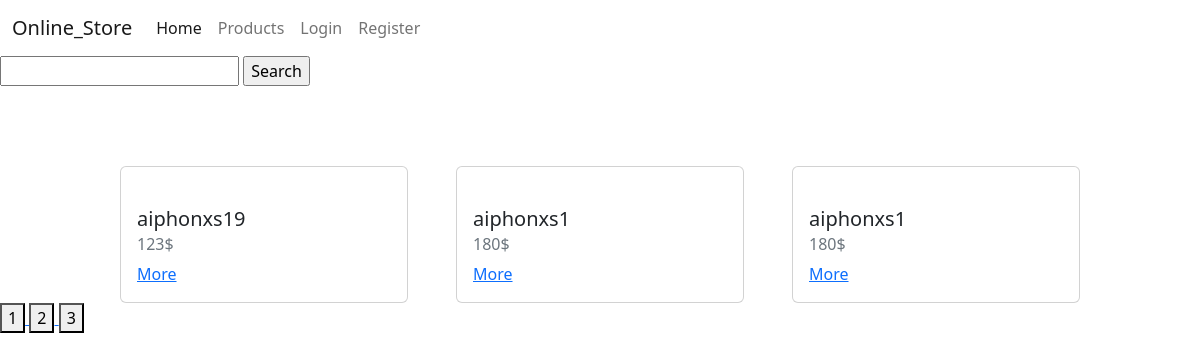
Screenshot of /products/ with the database file from the repository.
### products/models.py (models this page shows, shortened)
class Product(models.Model):
    image = models.ImageField(blank=True, null=True)
    name = models.CharField(max_length=255)
    price = models.IntegerField()
    description = models.TextField()

### products/views.py (the view)
class ProductsCBV(ListView):
    model = Product
    template_name = 'products/products.html'
    def get(self, request, **kwargs):
        products = self.get_queryset()
        search = request.GET.get('search')
        page = int(request.GET.get('page', 1))
        if search:
            products = products.filter(title__icontains=search) | products.filter(description__icontains=search)
        max_page = products.__len__() / PAGINATION_LIMIT
        max_page = round(max_page) + 1 if round(max_page) < max_page else round(max_page)
        '''products splice'''
        products = products[PAGINATION_LIMIT * (page - 1): PAGINATION_LIMIT * page]
        context = {
            'products': products,
            'user': request.user,
            'pages': range(1, max_page + 1)
        }
        return render(request, self.template_name, context=context)

### templates/products/products.html (shortened to what this page needs)
{% extends 'layouts/index.html' %}
{% block content %}
    <form action="/products/" method="get">
        <input type="text" name="search">
        <input type="submit" value="Search">
    </form>
    <div class="products">
        {% for product in products %}
            <div class="card" style="width: 18rem;">
                <div class="card-body">
                    <h5 class="card-title">{{ product.name }}</h5>
                    <h6 class="card-subtitle mb-2 text-muted">{{ product.price }}$</h6>
                    <a href="/products/{{ product.id }}" class="card-link">More</a>
                </div>
            </div>
        {% endfor %}
    </div>
    <div class="pages">
        {% for page in pages %}
            <a href="/products/?page={{ page }}">
                <button>{{ page }}</button>
            </a>
        {% endfor %}
    </div>
{% endblock %}

### templates/products/products.html (style rules this page uses)
.products { display: flex; justify-content: space-between; width: 80%; margin-left: 10%; margin-top: 80px; flex-wrap: wrap; }

### rows the page displays
Product: name "aiphonxs19", price "123"
Product: name "aiphonxs1", price "180"
Product: name "aiphonxs1", price "180"

### other values shown
{{ page }} "1" "2" "3"
